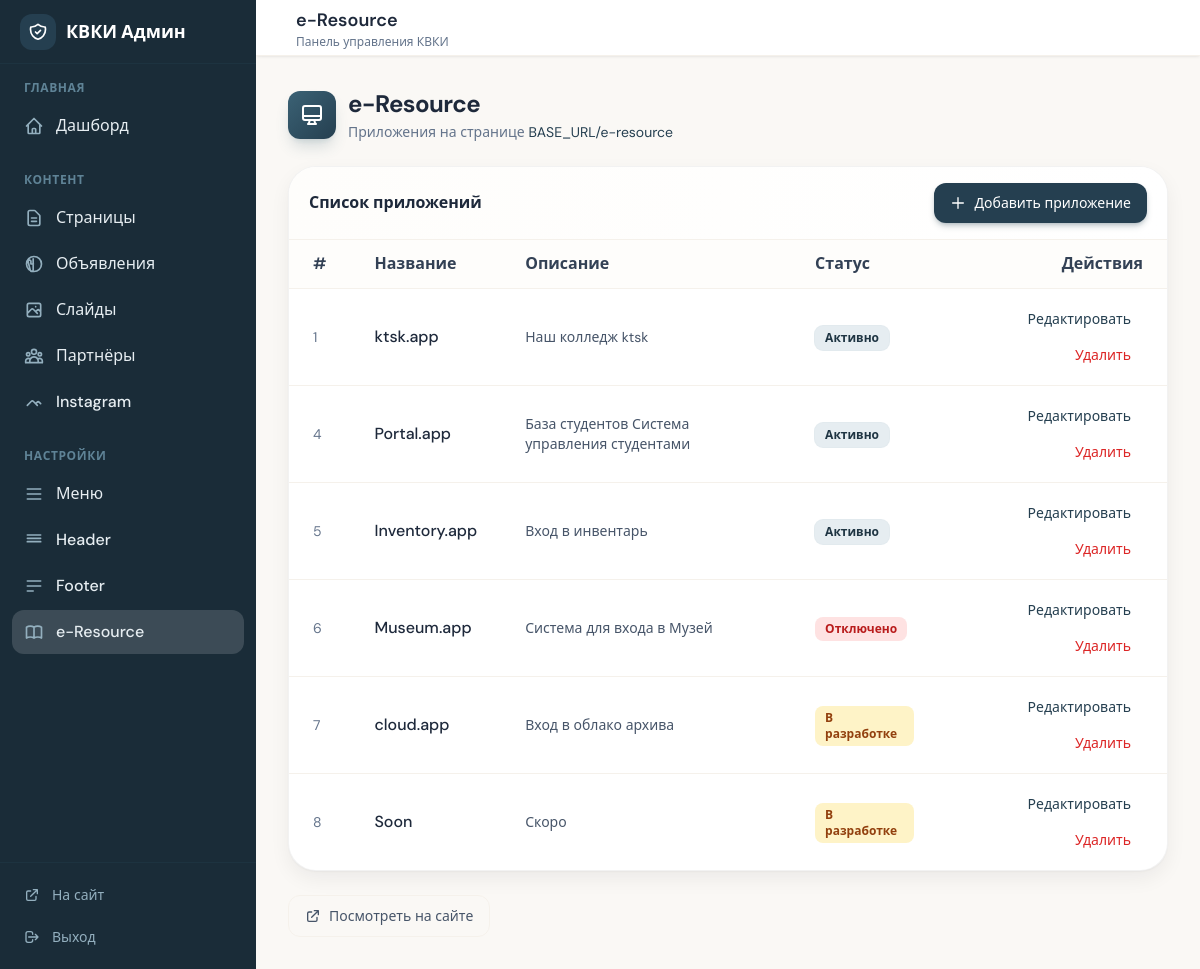
/admin/pages/e-resource.php, run on the app's committed database.
### tables this page shows
CREATE TABLE `e_resource_apps` (
  `id` int(11) NOT NULL,
  `name` varchar(120) NOT NULL,
  `description` varchar(255) DEFAULT '',
  `url` varchar(500) DEFAULT NULL,
  `tag` varchar(60) DEFAULT NULL,
  `status` enum('active','dev','disabled') NOT NULL DEFAULT 'active',
  `sort_order` int(11) NOT NULL DEFAULT '0',
  `created_at` timestamp NOT NULL DEFAULT CURRENT_TIMESTAMP,
  `updated_at` timestamp NOT NULL DEFAULT CURRENT_TIMESTAMP ON UPDATE CURRENT_TIMESTAMP
);

### admin/pages/e-resource.php (the view, shortened to what this page needs)
<?php
require __DIR__ . '/../includes/header.php';
$db = Database::getInstance();
try {
    $db->query('SELECT 1 FROM e_resource_apps LIMIT 1');
} catch (PDOException $e) {
    $migrationError = 'Выполните миграцию: <a href="' . BASE_URL . '/admin/migrate_e_resource.php" class="text-sage-600 underline font-semibold hover:text-sage-700">admin/migrate_e_resource.php</a>';
}
$items = [];
try {
    $items = $db->query('SELECT * FROM e_resource_apps ORDER BY sort_order, id')->fetchAll();
} catch (PDOException $e) {}
$statusLabels = ['active' => 'Активно', 'dev' => 'В разработке', 'disabled' => 'Отключено'];
?>
<div class="max-w-[1536px] animate-fade-in">
    <div class="mb-6">
        <div class="flex items-center gap-3">
            <div class="w-12 h-12 rounded-xl bg-gradient-to-br from-sage-500 to-sage-600 flex items-center justify-center shadow-lg shadow-sage-500/20">
                <svg class="w-6 h-6 text-white" fill="none" stroke="currentColor" viewBox="0 0 24 24"><path stroke-linecap="round" stroke-linejoin="round" stroke-width="2" d="M9.75 17L9 20l-1 1h8l-1-1-.75-3M3 13h18M5 17h14a2 2 0 002-2V5a2 2 0 00-2-2H5a2 2 0 00-2 2v10a2 2 0 002 2z"/></svg>
            </div>
            <div>
                <h1 class="text-2xl font-bold text-ink-800 tracking-tight">e-Resource</h1>
                <p class="text-ink-500 text-sm mt-0.5">Приложения на странице <a href="<?= BASE_URL ?>/e-resource" target="_blank" class="text-sage-600 hover:underline"><?= BASE_URL ?>/e-resource</a></p>
            </div>
        </div>
    </div>
    <div class="rounded-[28px] border border-black/5 bg-white shadow-soft hover:shadow-card hover:border-sage-600/40 transition-all duration-300 overflow-hidden">
        <div class="px-5 py-4 border-b border-cream-200 bg-gradient-to-r from-cream-50 to-white flex items-center justify-between flex-wrap gap-2">
            <span class="font-semibold text-ink-800">Список приложений</span>
            <a href="<?= ADMIN_URL ?>/e-resource/new" class="inline-flex items-center gap-2 px-4 py-2.5 bg-sage-600 text-white text-sm font-medium rounded-xl hover:bg-sage-700 shadow-md shadow-sage-600/25 transition-all">
                <svg class="w-4 h-4" fill="none" stroke="currentColor" viewBox="0 0 24 24"><path stroke-linecap="round" stroke-linejoin="round" stroke-width="2" d="M12 4v16m8-8H4"/></svg>
                Добавить приложение
            </a>
        </div>
        <div class="overflow-x-auto">
            <table class="w-full">
                <thead class="bg-cream-50">
                    <tr>
                        <th class="text-left px-6 py-3 font-semibold text-ink-700 w-12">#</th>
                        <th class="text-left px-6 py-3 font-semibold text-ink-700">Название</th>
                        <th class="text-left px-6 py-3 font-semibold text-ink-700">Описание</th>
                        <th class="text-left px-6 py-3 font-semibold text-ink-700">Статус</th>
                        <th class="text-right px-6 py-3 font-semibold text-ink-700">Действия</th>
                    </tr>
                </thead>
                <tbody>
                    <?php if (empty($items)): ?>
                    <tr>
                        <td colspan="5" class="px-6 py-12 text-center text-ink-500">
                            <div class="flex flex-col items-center gap-3">
                                <svg class="w-12 h-12 text-cream-300" fill="none" stroke="currentColor" viewBox="0 0 24 24"><path stroke-linecap="round" stroke-linejoin="round" stroke-width="1.5" d="M9.75 17L9 20l-1 1h8l-1-1-.75-3M3 13h18M5 17h14a2 2 0 002-2V5a2 2 0 00-2-2H5a2 2 0 00-2 2v10a2 2 0 002 2z"/></svg>
                                <p>Нет приложений</p>
                                <a href="<?= ADMIN_URL ?>/e-resource/new" class="inline-flex items-center gap-2 px-4 py-2 bg-sage-600 text-white rounded-xl hover:bg-sage-700 text-sm font-medium">
                                    <svg class="w-4 h-4" fill="none" stroke="currentColor" viewBox="0 0 24 24"><path stroke-linecap="round" stroke-linejoin="round" stroke-width="2" d="M12 4v16m8-8H4"/></svg>
                                    Добавить приложение
                                </a>
                                <p class="text-xs text-ink-500">Или <a href="<?= BASE_URL ?>/admin/migrate_e_resource.php" class="text-sage-600 hover:underline">выполните миграцию</a> для добавления по умолчанию.</p>
                            </div>
                        </td>
                    </tr>
                    <?php else: ?>
                    <?php foreach ($items as $i => $a): ?>
                    <tr class="border-t border-cream-200 hover:bg-cream-50/50 transition-colors">
                        <td class="px-6 py-3 text-ink-500 text-sm"><?= (int)($a['sort_order'] ?? $i + 1) ?></td>
                        <td class="px-6 py-3">
                            <a href="<?= ADMIN_URL ?>/e-resource/<?= $a['id'] ?>" class="font-medium text-ink-800 hover:text-sage-600 transition-colors"><?= htmlspecialchars($a['name']) ?></a>
                        </td>
                        <td class="px-6 py-3 text-ink-600 text-sm"><?= htmlspecialchars($a['description']) ?></td>
                        <td class="px-6 py-3">
                            <span class="inline-flex px-2.5 py-1 text-xs font-semibold rounded-lg <?= $a['status'] === 'active' ? 'bg-sage-100 text-sage-700 ring-1 ring-sage-200/50' : ($a['status'] === 'disabled' ? 'bg-red-100 text-red-700' : 'bg-amber-100 text-amber-800') ?>"><?= $statusLabels[$a['status']] ?? $a['status'] ?></span>
                        </td>
                        <td class="px-6 py-3 text-right">
                            <a href="<?= ADMIN_URL ?>/e-resource/<?= $a['id'] ?>" class="inline-flex items-center gap-1.5 px-3 py-2 text-sage-600 hover:bg-sage-50 rounded-lg text-sm font-medium transition-colors">Редактировать</a>
                            <form method="post" action="<?= ADMIN_URL ?>/e-resource/<?= $a['id'] ?>" class="inline" onsubmit="return confirm('Удалить приложение?');">
                                <button type="submit" class="inline-flex items-center gap-1.5 px-3 py-2 text-red-600 hover:bg-red-50 rounded-lg text-sm font-medium transition-colors">Удалить</button>
                            </form>
                        </td>
                    </tr>
                    <?php endforeach; ?>
                    <?php endif; ?>
                </tbody>
            </table>
        </div>
    </div>
    <div class="mt-6">
        <a href="<?= BASE_URL ?>/e-resource" target="_blank" class="inline-flex items-center gap-2 px-4 py-2.5 border border-cream-200 text-ink-600 rounded-xl hover:bg-cream-100 transition-colors text-sm font-medium">
            <svg class="w-4 h-4" fill="none" stroke="currentColor" viewBox="0 0 24 24"><path stroke-linecap="round" stroke-linejoin="round" stroke-width="2" d="M10 6H6a2 2 0 00-2 2v10a2 2 0 002 2h10a2 2 0 002-2v-4M14 4h6m0 0v6m0-6L10 14"/></svg>
            Посмотреть на сайте
        </a>
    </div>
</div>
<?php require __DIR__ . '/../includes/footer.php'; ?>

### admin/includes/header.php (style rules this page uses)
.animate-fade-in { animation: fadeIn 0.35s ease-out forwards; }

### data on the page
e_resource_apps: sort_order "1", name "ktsk.app", description "Наш колледж ktsk", status "Активно"
e_resource_apps: sort_order "4", name "Portal.app", description "База студентов Система управления студентами", status "Активно"
e_resource_apps: sort_order "5", name "Inventory.app", description "Вход в инвентарь", status "Активно"
e_resource_apps: sort_order "6", name "Museum.app", description "Система для входа в Музей", status "Отключено"
e_resource_apps: sort_order "7", name "cloud.app", description "Вход в облако архива", status "В разработке"
e_resource_apps: sort_order "8", name "Soon", description "Скоро", status "В разработке"

### other printed values
$groupLabel "ГЛАВНАЯ"
$item['label'] "Дашборд"
$groupLabel "КОНТЕНТ"
$item['label'] "Страницы"
$item['label'] "Объявления"
$item['label'] "Слайды"
$item['label'] "Партнёры"
$item['label'] "Instagram"
$groupLabel "НАСТРОЙКИ"
$item['label'] "Меню"
$item['label'] "Header"
$item['label'] "Footer"
$item['label'] "e-Resource"
$adminTitle "e-Resource"
BASE_URL "BASE_URL"
